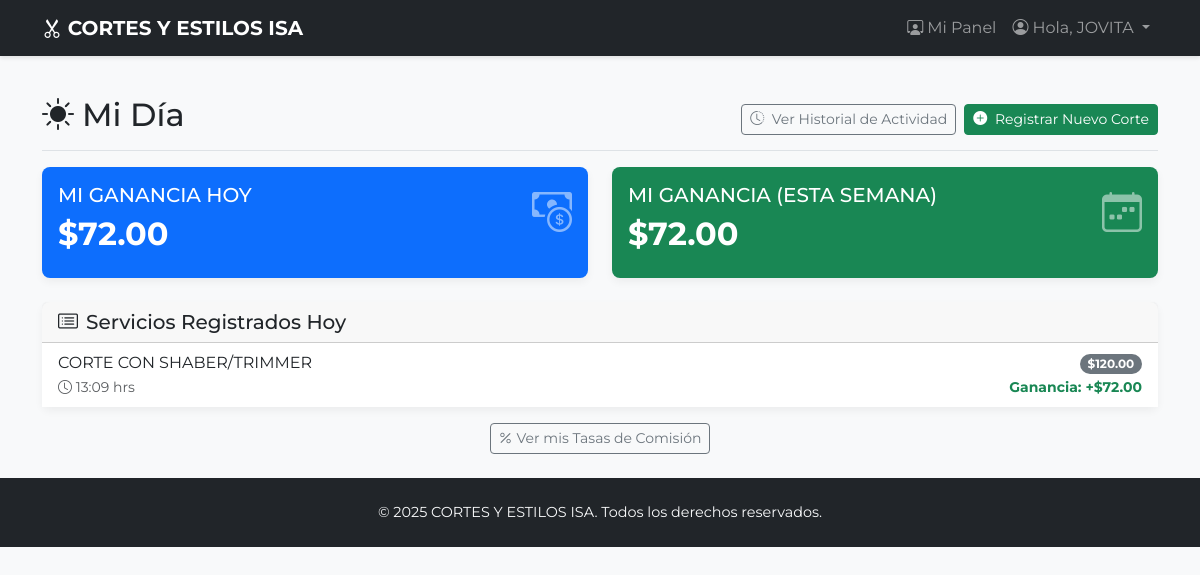
/barbero/dashboard (signed in), run on the app's committed database.
### app.py (models this page shows, shortened)
class Barbero(db.Model, UserMixin):
    id = db.Column(db.Integer, primary_key=True)
    nombre_usuario = db.Column(db.String(80), unique=True, nullable=False)
    contrasena_hash = db.Column(db.String(256), nullable=False)
    nombre_completo = db.Column(db.String(120), nullable=False)
    porcentaje_comision = db.Column(db.Float, nullable=False, default=0.5)
    rol = db.Column(db.String(20), nullable=False, default='barbero')
    cortes = db.relationship('Corte', backref='autor_barbero', lazy='dynamic') # Cambiado a lazy='dynamic'
    pagos = db.relationship('PagoSemanal', backref='beneficiario_barbero', lazy='dynamic') # Cambiado a lazy='dynamic'

class Servicio(db.Model): # Definido ANTES de Corte
    id = db.Column(db.Integer, primary_key=True)
    nombre = db.Column(db.String(100), unique=True, nullable=False)
    precio = db.Column(db.Float, nullable=False)
    activo = db.Column(db.Boolean, default=True, nullable=False)
    cortes_realizados = db.relationship('Corte', backref='servicio_prestado', lazy='dynamic')

class Corte(db.Model):
    id = db.Column(db.Integer, primary_key=True)
    barbero_id = db.Column(db.Integer, db.ForeignKey('barbero.id'), nullable=False)
    servicio_id = db.Column(db.Integer, db.ForeignKey('servicio.id'), nullable=False)
    precio_registrado = db.Column(db.Float, nullable=False)
    fecha_hora_corte = db.Column(db.DateTime, nullable=False, default=datetime.utcnow)

### app.py (the view)
@app.route('/barbero/dashboard')
@login_required
def barbero_dashboard():
    if current_user.rol != 'barbero':
        abort(403)
    hoy = date.today()
    inicio_semana_dt = hoy - timedelta(days=hoy.weekday())
    fin_semana_dt = inicio_semana_dt + timedelta(days=6)
    inicio_semana_utc = TARGET_TIMEZONE.localize(datetime.combine(inicio_semana_dt, time.min)).astimezone(pytz.utc)
    fin_semana_utc = TARGET_TIMEZONE.localize(datetime.combine(fin_semana_dt, time.max)).astimezone(pytz.utc)
    cortes_semana = Corte.query.filter(
        Corte.barbero_id == current_user.id,
        Corte.fecha_hora_corte.between(inicio_semana_utc, fin_semana_utc)
    ).all()
    ganancia_semanal = sum(c.precio_registrado * get_commission_rate(current_user, c.servicio_id) for c in cortes_semana)
    fecha_actual_logica = get_logical_utc_date()
    inicio_hoy = datetime.combine(fecha_actual_logica, time.min)
    fin_hoy = datetime.combine(fecha_actual_logica, time.max)
    cortes_hoy = Corte.query.filter(
        Corte.barbero_id == current_user.id,
        Corte.fecha_hora_corte.between(inicio_hoy, fin_hoy)
    ).order_by(Corte.fecha_hora_corte.desc()).all()
    ganancia_hoy = sum(c.precio_registrado * get_commission_rate(current_user, c.servicio_id) for c in cortes_hoy)
    cortes_hoy_con_ganancia = []
    for corte in cortes_hoy:
        ganancia = corte.precio_registrado * get_commission_rate(current_user, corte.servicio_id)
        cortes_hoy_con_ganancia.append({'corte': corte, 'ganancia': ganancia})
    return render_template('barbero/dashboard.html',
                           ganancia_semanal=ganancia_semanal,
                           ganancia_hoy=ganancia_hoy,
                           cortes_hoy=cortes_hoy_con_ganancia)

### app.py (called while the page is built)
def get_logical_utc_date():
    if datetime.utcnow().hour < 9:
        return datetime.utcnow().date() - timedelta(days=1)
    else:
        return datetime.utcnow().date()

def format_datetime_local(utc_dt, fmt="%d/%m/%Y %H:%M"):
    if not utc_dt:
        return ""
    if not hasattr(utc_dt, 'hour'):
         return utc_dt.strftime(fmt if "%H:%M" not in fmt else "%d/%m/%Y") # Evitar error si fmt espera hora
    if utc_dt.tzinfo is None:
        utc_dt = pytz.utc.localize(utc_dt)
    local_dt = utc_dt.astimezone(TARGET_TIMEZONE)
    return local_dt.strftime(fmt)

@login_manager.user_loader
def load_user(user_id):
    return Barbero.query.get(int(user_id))

def get_commission_rate(barbero_obj, servicio_id):
    comision_especifica = ComisionServicio.query.filter_by(
        barbero_id=barbero_obj.id,
        servicio_id=servicio_id
    ).first()
    if comision_especifica and comision_especifica.porcentaje > 0:
        return comision_especifica.porcentaje
    return barbero_obj.porcentaje_comision

@app.context_processor
def inject_now():
    utc_now = datetime.utcnow()
    aware_utc_now = pytz.utc.localize(utc_now)
    local_now = aware_utc_now.astimezone(TARGET_TIMEZONE)
    return {'now': local_now} # 'now' ahora estará en tu hora local

### templates/barbero/dashboard.html (shortened to what this page needs)
{% extends "base.html" %}
{% block content %}
    <div class="d-flex justify-content-between flex-wrap flex-md-nowrap align-items-center pt-3 pb-2 mb-3 border-bottom">
        <h1 class="h2"><i class="bi bi-sun-fill me-2"></i>Mi Día</h1>
        <div class="btn-toolbar mb-2 mb-md-0">
            <a href="{{ url_for('barbero_historial') }}" class="btn btn-sm btn-outline-secondary me-2">
                <i class="bi bi-clock-history me-1"></i> Ver Historial de Actividad
            </a>
            <a href="{{ url_for('barbero_registrar_corte') }}" class="btn btn-sm btn-success">
                <i class="bi bi-plus-circle-fill me-1"></i> Registrar Nuevo Corte
            </a>
        </div>
    </div>
    <div class="row g-4">
        <div class="col-md-6">
            <div class="card text-white bg-primary h-100">
                <div class="card-body">
                    <div class="d-flex justify-content-between">
                        <div>
                            <h5 class="card-title">MI GANANCIA HOY</h5>
                            <h2 class="fw-bold">${{ "{:,.2f}".format(ganancia_hoy) }}</h2>
                        </div>
                        <div class="fs-1 opacity-50"><i class="bi bi-cash-coin"></i></div>
                    </div>
                </div>
            </div>
        </div>
        <div class="col-md-6">
            <div class="card text-white bg-success h-100">
                <div class="card-body">
                    <div class="d-flex justify-content-between">
                        <div>
                            <h5 class="card-title">MI GANANCIA (ESTA SEMANA)</h5>
                            <h2 class="fw-bold">${{ "{:,.2f}".format(ganancia_semanal) }}</h2>
                        </div>
                        <div class="fs-1 opacity-50"><i class="bi bi-calendar-week"></i></div>
                    </div>
                </div>
            </div>
        </div>
    </div>
    <div class="card mt-4">
        <div class="card-header">
            <h5 class="mb-0"><i class="bi bi-card-list me-2"></i>Servicios Registrados Hoy</h5>
        </div>
        <div class="card-body p-0">
            {% if cortes_hoy %}
                <ul class="list-group list-group-flush">
                    {% for item in cortes_hoy %}
                        <li class="list-group-item d-flex justify-content-between align-items-center">
                            <div>
                                <span>{% if item.corte.servicio_prestado %}{{ item.corte.servicio_prestado.nombre }}{% else %}Servicio Desconocido{% endif %}</span><br>
                                <small class="text-muted"><i class="bi bi-clock"></i> {{ item.corte.fecha_hora_corte | localtime('%H:%M') }} hrs</small>
                            </div>
                            <div class="text-end">
                                <span class="badge bg-secondary rounded-pill">${{ "{:,.2f}".format(item.corte.precio_registrado) }}</span><br>
                                <small class="text-success fw-bold">Ganancia: +${{ "{:,.2f}".format(item.ganancia) }}</small>
                            </div>
                        </li>
                    {% endfor %}
                </ul>
            {% else %}
                <div class="text-center p-4">
                    <i class="bi bi-emoji-sunglasses" style="font-size: 3rem; color: #6c757d;"></i>
                    <p class="mt-3">Aún no has registrado servicios hoy.</p>
                </div>
            {% endif %}
        </div>
    </div>
    <div class="text-center mt-3">
        <a href="{{ url_for('mis_comisiones') }}" class="btn btn-sm btn-outline-secondary">
            <i class="bi bi-percent me-1"></i>Ver mis Tasas de Comisión
        </a>
    </div>
{% endblock %}

### templates/base.html (shortened to what this page needs)
<!DOCTYPE html>
<html lang="es" data-bs-theme="light">
<head>
    <link href="https://cdn.jsdelivr.net/npm/bootstrap@5.3.2/dist/css/bootstrap.min.css" rel="stylesheet">
    <link rel="stylesheet" href="https://cdn.jsdelivr.net/npm/bootstrap-icons@1.11.3/font/bootstrap-icons.min.css">
</head>
<body>
    <nav class="navbar navbar-expand-lg navbar-dark bg-dark sticky-top">
        <div class="container">
            <a class="navbar-brand fw-bold" href="{{ url_for('index') }}">
                <i class="bi bi-scissors"></i>
                CORTES Y ESTILOS ISA
            </a>
            <div class="collapse navbar-collapse" id="navbarNav">
                <ul class="navbar-nav ms-auto mb-2 mb-lg-0">
                    {% if current_user.is_authenticated %}
                        {% if current_user.rol == 'admin' %}
                            <li class="nav-item"><a class="nav-link" href="{{ url_for('admin_dashboard') }}"><i class="bi bi-grid-fill me-1"></i>Panel Admin</a></li>
                            <li class="nav-item"><a class="nav-link" href="{{ url_for('admin_barberos') }}"><i class="bi bi-people-fill me-1"></i>Barberos</a></li>
                            <li class="nav-item"><a class="nav-link" href="{{ url_for('admin_servicios') }}"><i class="bi bi-list-task me-1"></i>Servicios</a></li>
                            <li class="nav-item dropdown">
                                <a class="nav-link dropdown-toggle" href="#" id="navbarDropdownReportes" role="button" data-bs-toggle="dropdown" aria-expanded="false">
                                    <i class="bi bi-file-earmark-bar-graph-fill me-1"></i>Reportes
                                </a>
                                <ul class="dropdown-menu dropdown-menu-dark" aria-labelledby="navbarDropdownReportes">
                                    <li><a class="dropdown-item" href="{{ url_for('admin_resumen_diario_barberos') }}">Resumen Diario</a></li>
                                    <li><hr class="dropdown-divider"></li>
                                    <li><a class="dropdown-item" href="{{ url_for('admin_liquidacion_semanal') }}">Liquidación Semanal</a></li>
                                    <li><hr class="dropdown-divider"></li>
                                    <li><a class="dropdown-item" href="{{ url_for('admin_reporte_ingresos', periodo='personalizado') }}">Ingresos Globales</a></li>
                                </ul>
                            </li>
                        {% else %}
                            <li class="nav-item"><a class="nav-link" href="{{ url_for('barbero_dashboard') }}"><i class="bi bi-person-workspace me-1"></i>Mi Panel</a></li>
                        {% endif %}
                        <li class="nav-item dropdown">
                             <a class="nav-link dropdown-toggle" href="#" id="navbarDropdownUser" role="button" data-bs-toggle="dropdown" aria-expanded="false">
                                <i class="bi bi-person-circle me-1"></i>Hola, {{ current_user.nombre_completo.split(' ')[0] }}
                            </a>
                        </li>
                    {% else %}
                        <li class="nav-item"><a class="nav-link" href="{{ url_for('login') }}"><i class="bi bi-box-arrow-in-right me-1"></i>Iniciar Sesión</a></li>
                    {% endif %}
                </ul>
            </div>
        </div>
    </nav>
    <main class="container py-4">
        {% block content %}{% endblock %}
    </main>
    <footer class="footer mt-auto">
        <div class="container text-center">
            <span class="text-light">&copy; {{ now.year if now else '' }} CORTES Y ESTILOS ISA. Todos los derechos reservados.</span>
        </div>
    </footer>
</body>
</html>

### templates/base.html (style rules this page uses)
body { font-family: 'Montserrat', sans-serif; background-color: #f8f9fa; }
.navbar { box-shadow: 0 2px 4px rgba(0,0,0,.1); }
.card { border: none; box-shadow: 0 4px 8px rgba(0,0,0,.05); border-radius: 0.5rem; }
.footer { background-color: #212529; color: white; padding: 1.5rem 0; font-size: 0.9em; }

### data on the page
Barbero: nombre_completo "JOVITA"
Servicio: corte.servicio_prestado.nombre "CORTE CON SHABER/TRIMMER"
Corte: corte.fecha_hora_corte "13:09", corte.precio_registrado "120.00"

### other printed values
{{ "{:,.2f}".format(ganancia_hoy) }} "72.00"
{{ "{:,.2f}".format(ganancia_semanal) }} "72.00"
{{ "{:,.2f}".format(item.ganancia) }} "72.00"
{{ now.year if now else '' }} "2025"
